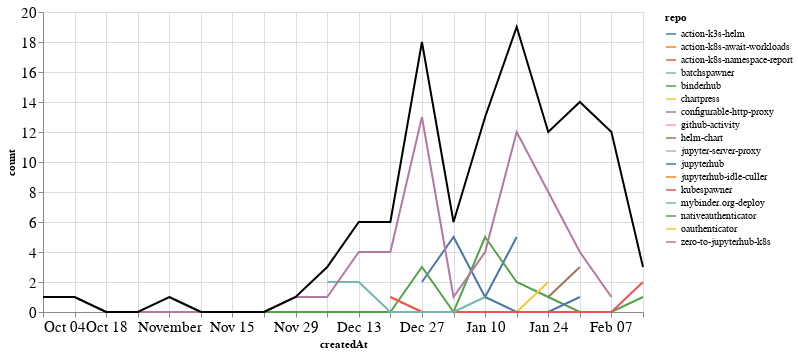

Here is the notebook cell this chart was saved with:
### Markdown cell above
### PRs

### Code cell
prs_time = prs.groupby('repo').resample('W', on='createdAt').count()['author'].reset_index()
prs_time = prs_time.rename(columns={'author': 'count'})
prs_time_total = prs_time.groupby('createdAt').agg({"count": "sum"}).reset_index()

ch1 = alt.Chart(prs_time, width=600).mark_line().encode(
    x='createdAt',
    y='count',
    color='repo',
    tooltip="repo"
)

ch2 = alt.Chart(prs_time_total, width=600).mark_line(color="black").encode(
    x='createdAt',
    y='count',
)

ch1 + ch2

### Figure 1 — Vega-Lite specification as saved in the notebook (floating-point values rounded to 4 significant figures)
{"config": {"axisLeft": {"labelFontSize": 15}, "axisBottom": {"labelFontSize": 15}}, "layer": [{"data": {"name": "data-6d615c12bb97dc9ac779ab40db73edff"}, "mark": "line", "encoding": {"color": {"type": "nominal", "field": "repo"}, "tooltip": {"type": "nominal", "field": "repo"}, "x": {"type": "temporal", "field": "createdAt"}, "y": {"type": "quantitative", "field": "count"}}, "width": 600}, {"data": {"name": "data-0c30605a54aef65e846f007967587a9a"}, "mark": {"type": "line", "color": "black"}, "encoding": {"x": {"type": "temporal", "field": "createdAt"}, "y": {"type": "quantitative", "field": "count"}}, "width": 600}], "$schema": "https://vega.github.io/schema/vega-lite/v4.8.1.json", "datasets": {"data-6d615c12bb97dc9ac779ab40db73edff": [{"repo": "action-k3s-helm", "createdAt": "2020-12-27T00:00:00", "count": 2}, {"repo": "action-k3s-helm", "createdAt": "2021-01-03T00:00:00", "count": 5}, {"repo": "action-k3s-helm", "createdAt": "2021-01-10T00:00:00", "count": 1}, {"repo": "action-k3s-helm", "createdAt": "2021-01-17T00:00:00", "count": 5}, {"repo": "action-k8s-await-workloads", "createdAt": "2021-02-07T00:00:00", "count": 3}, {"repo": "action-k8s-namespace-report", "createdAt": "2021-02-07T00:00:00", "count": 2}, {"repo": "batchspawner", "createdAt": "2021-01-31T00:00:00", "count": 1}, {"repo": "binderhub", "createdAt": "2020-11-01T00:00:00", "count": 1}, {"repo": "binderhub", "createdAt": "2020-11-08T00:00:00", "count": 0}, {"repo": "binderhub", "createdAt": "2020-11-15T00:00:00", "count": 0}, {"repo": "binderhub", "createdAt": "2020-11-22T00:00:00", "count": 0}, {"repo": "binderhub", "createdAt": "2020-11-29T00:00:00", "count": 0}, {"repo": "binderhub", "createdAt": "2020-12-06T00:00:00", "count": 0}, {"repo": "binderhub", "createdAt": "2020-12-13T00:00:00", "count": 0}, {"repo": "binderhub", "createdAt": "2020-12-20T00:00:00", "count": 0}, {"repo": "binderhub", "createdAt": "2020-12-27T00:00:00", "count": 3}, {"repo": "binderhub", "createdAt": "2021-01-03T00:00:00", "count": 0}, {"repo": "binderhub", "createdAt": "2021-01-10T00:00:00", "count": 5}, {"repo": "binderhub", "createdAt": "2021-01-17T00:00:00", "count": 2}, {"repo": "binderhub", "createdAt": "2021-01-24T00:00:00", "count": 1}, {"repo": "binderhub", "createdAt": "2021-01-31T00:00:00", "count": 0}, {"repo": "binderhub", "createdAt": "2021-02-07T00:00:00", "count": 0}, {"repo": "binderhub", "createdAt": "2021-02-14T00:00:00", "count": 1}, {"repo": "chartpress", "createdAt": "2020-12-20T00:00:00", "count": 1}, {"repo": "chartpress", "createdAt": "2020-12-27T00:00:00", "count": 0}, {"repo": "chartpress", "createdAt": "2021-01-03T00:00:00", "count": 0}, {"repo": "chartpress", "createdAt": "2021-01-10T00:00:00", "count": 0}, {"repo": "chartpress", "createdAt": "2021-01-17T00:00:00", "count": 0}, {"repo": "chartpress", "createdAt": "2021-01-24T00:00:00", "count": 2}, {"repo": "configurable-http-proxy", "createdAt": "2021-02-07T00:00:00", "count": 2}, {"repo": "github-activity", "createdAt": "2021-01-10T00:00:00", "count": 1}, {"repo": "helm-chart", "createdAt": "2021-01-24T00:00:00", "count": 1}, {"repo": "helm-chart", "createdAt": "2021-01-31T00:00:00", "count": 3}, {"repo": "jupyter-server-proxy", "createdAt": "2021-02-07T00:00:00", "count": 3}, {"repo": "jupyterhub", "createdAt": "2021-01-10T00:00:00", "count": 1}, {"repo": "jupyterhub", "createdAt": "2021-01-17T00:00:00", "count": 0}, {"repo": "jupyterhub", "createdAt": "2021-01-24T00:00:00", "count": 0}, {"repo": "jupyterhub", "createdAt": "2021-01-31T00:00:00", "count": 1}, {"repo": "jupyterhub-idle-culler", "createdAt": "2021-01-31T00:00:00", "count": 1}, {"repo": "kubespawner", "createdAt": "2020-12-20T00:00:00", "count": 1}, {"repo": "kubespawner", "createdAt": "2020-12-27T00:00:00", "count": 0}, {"repo": "kubespawner", "createdAt": "2021-01-03T00:00:00", "count": 0}, {"repo": "kubespawner", "createdAt": "2021-01-10T00:00:00", "count": 0}, {"repo": "kubespawner", "createdAt": "2021-01-17T00:00:00", "count": 0}, {"repo": "kubespawner", "createdAt": "2021-01-24T00:00:00", "count": 0}, {"repo": "kubespawner", "createdAt": "2021-01-31T00:00:00", "count": 0}, {"repo": "kubespawner", "createdAt": "2021-02-07T00:00:00", "count": 0}, {"repo": "kubespawner", "createdAt": "2021-02-14T00:00:00", "count": 2}, {"repo": "mybinder.org-deploy", "createdAt": "2020-12-06T00:00:00", "count": 2}, {"repo": "mybinder.org-deploy", "createdAt": "2020-12-13T00:00:00", "count": 2}, {"repo": "mybinder.org-deploy", "createdAt": "2020-12-20T00:00:00", "count": 0}, {"repo": "mybinder.org-deploy", "createdAt": "2020-12-27T00:00:00", "count": 0}, {"repo": "mybinder.org-deploy", "createdAt": "2021-01-03T00:00:00", "count": 0}, {"repo": "mybinder.org-deploy", "createdAt": "2021-01-10T00:00:00", "count": 1}, {"repo": "nativeauthenticator", "createdAt": "2021-01-31T00:00:00", "count": 4}, {"repo": "oauthenticator", "createdAt": "2021-02-07T00:00:00", "count": 1}, {"repo": "zero-to-jupyterhub-k8s", "createdAt": "2020-10-04T00:00:00", "count": 1}, {"repo": "zero-to-jupyterhub-k8s", "createdAt": "2020-10-11T00:00:00", "count": 1}, {"repo": "zero-to-jupyterhub-k8s", "createdAt": "2020-10-18T00:00:00", "count": 0}, {"repo": "zero-to-jupyterhub-k8s", "createdAt": "2020-10-25T00:00:00", "count": 0}, {"repo": "zero-to-jupyterhub-k8s", "createdAt": "2020-11-01T00:00:00", "count": 0}, {"repo": "zero-to-jupyterhub-k8s", "createdAt": "2020-11-08T00:00:00", "count": 0}, {"repo": "zero-to-jupyterhub-k8s", "createdAt": "2020-11-15T00:00:00", "count": 0}, {"repo": "zero-to-jupyterhub-k8s", "createdAt": "2020-11-22T00:00:00", "count": 0}, {"repo": "zero-to-jupyterhub-k8s", "createdAt": "2020-11-29T00:00:00", "count": 1}, {"repo": "zero-to-jupyterhub-k8s", "createdAt": "2020-12-06T00:00:00", "count": 1}, {"repo": "zero-to-jupyterhub-k8s", "createdAt": "2020-12-13T00:00:00", "count": 4}, {"repo": "zero-to-jupyterhub-k8s", "createdAt": "2020-12-20T00:00:00", "count": 4}, {"repo": "zero-to-jupyterhub-k8s", "createdAt": "2020-12-27T00:00:00", "count": 13}, {"repo": "zero-to-jupyterhub-k8s", "createdAt": "2021-01-03T00:00:00", "count": 1}, {"repo": "zero-to-jupyterhub-k8s", "createdAt": "2021-01-10T00:00:00", "count": 4}, {"repo": "zero-to-jupyterhub-k8s", "createdAt": "2021-01-17T00:00:00", "count": 12}, {"repo": "zero-to-jupyterhub-k8s", "createdAt": "2021-01-24T00:00:00", "count": 8}, {"repo": "zero-to-jupyterhub-k8s", "createdAt": "2021-01-31T00:00:00", "count": 4}, {"repo": "zero-to-jupyterhub-k8s", "createdAt": "2021-02-07T00:00:00", "count": 1}], "data-0c30605a54aef65e846f007967587a9a": [{"createdAt": "2020-10-04T00:00:00", "count": 1}, {"createdAt": "2020-10-11T00:00:00", "count": 1}, {"createdAt": "2020-10-18T00:00:00", "count": 0}, {"createdAt": "2020-10-25T00:00:00", "count": 0}, {"createdAt": "2020-11-01T00:00:00", "count": 1}, {"createdAt": "2020-11-08T00:00:00", "count": 0}, {"createdAt": "2020-11-15T00:00:00", "count": 0}, {"createdAt": "2020-11-22T00:00:00", "count": 0}, {"createdAt": "2020-11-29T00:00:00", "count": 1}, {"createdAt": "2020-12-06T00:00:00", "count": 3}, {"createdAt": "2020-12-13T00:00:00", "count": 6}, {"createdAt": "2020-12-20T00:00:00", "count": 6}, {"createdAt": "2020-12-27T00:00:00", "count": 18}, {"createdAt": "2021-01-03T00:00:00", "count": 6}, {"createdAt": "2021-01-10T00:00:00", "count": 13}, {"createdAt": "2021-01-17T00:00:00", "count": 19}, {"createdAt": "2021-01-24T00:00:00", "count": 12}, {"createdAt": "2021-01-31T00:00:00", "count": 14}, {"createdAt": "2021-02-07T00:00:00", "count": 12}, {"createdAt": "2021-02-14T00:00:00", "count": 3}]}}
